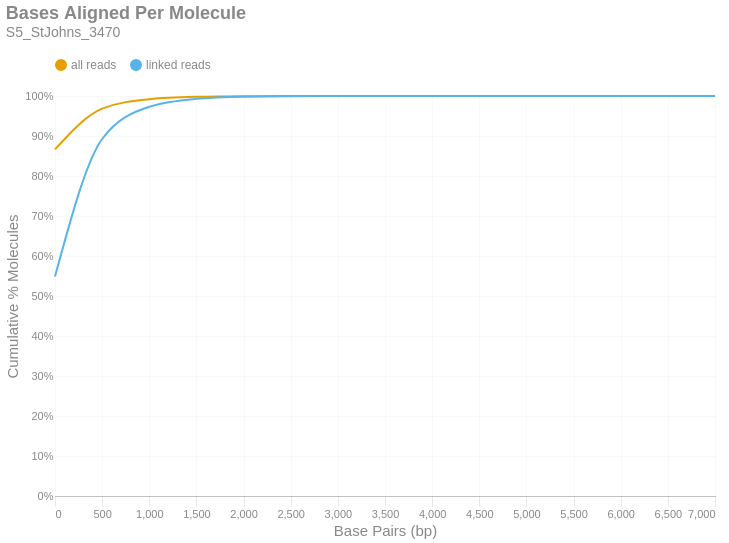

Notebook code for this chart:
### Markdown cell above
### Bases Aligned Per Molecule
This is a cumulative frequency distribution showing the number of base pairs aligned per unique molecule. These data are shown in 500 bp bins. There are two distributions: one with `all reads` (yellow) and another with only `linked reads` (blue). The percent of molecules in the `linked reads` distribution is relative to the total number of linked molecules.

### Code cell
if SKIPLR:
    print_html(f"Skipped")
else:
    binned_df = consolidated_hist(valids['aligned_bp'], mask, 500, True)
    with SafeRender(binned_df):
        (
            density_plot(binned_df, 'Bases Aligned Per Molecule', samplename, 'basesper')
            .encode(
                x=alt.X('bin:Q', title="Base Pairs (bp)").axis(tickMinStep=500).scale(padding=0),
                y=alt.Y('value:Q', title='Cumulative % Molecules')
                    .axis(format='%')
                    .scale(domain = [0,1])
                    .stack(False),
                color=alt.Color("key:N").scale(domain = ["all reads", "linked reads"]),
                tooltip = [
                    alt.Tooltip("key:N", title = "Data Type"),
                    alt.Tooltip("range_label:N", title="Bases Aligned Per Molecule"),
                    alt.Tooltip("value:Q", format = ".2%", title="% Molecules (Cum.)")
                ]
            )
        ).display()

### Figure 1 — Vega-Lite specification as saved in the notebook (floating-point values rounded to 4 significant figures)
{"width": "container", "height": 400, "config": {"title": {"anchor": "start", "dy": -15, "fontSize": 18, "color": "#888888", "subtitleColor": "#888888", "subtitleFontSize": 14}, "arc": {"fill": "#0072B2"}, "axis": {"domainColor": "#888888", "domainWidth": 0.5, "gridWidth": 0.2, "grid": false, "titleFontWeight": 400, "titleFontSize": 15, "labelFontSize": 11, "labelColor": "#888888", "tickColor": "#888888", "tickWidth": 0.2, "titleColor": "#888888"}, "axisBand": {"grid": false}, "axisX": {"grid": true, "tickSize": 10, "domainCap": "round"}, "axisY": {"domain": false, "grid": true, "tickSize": 0, "domainCap": "round"}, "background": "transparent", "header": {"labelFontSize": 15, "labelColor": "#888888", "titleFontSize": 15, "titleFontWeight": 600, "titleColor": "#888888"}, "legend": {"labelFont": "sans-serif", "labelFontSize": 12, "labelColor": "#888888", "symbolSize": 100, "symbolType": "circle", "titleFontSize": 12, "titlePadding": 10, "titleColor": "#888888", "title": null, "orient": "top"}, "range": {"category": ["#E69F00", "#56B4E9", "#009E73", "#F0E442", "#0072B2", "#D55E00", "#CC79A7", "#000000"], "diverging": ["#cfe8f3", "#a2d4ec", "#73bfe2", "#46abdb", "#1696d2", "#12719e"]}, "area": {"fill": "#0072B2", "fillOpacity": 0.7, "line": true, "strokeOpacity": 0.7}, "line": {"color": "#0072B2", "stroke": "#0072B2", "strokeWidth": 2}, "trail": {"color": "#0072B2", "stroke": "#0072B2", "strokeWidth": 0, "size": 1}, "point": {"filled": true, "fillOpacity": 1.0, "size": 95}, "text": {"color": "#888888", "fontSize": 11, "align": "right", "fontWeight": 400, "size": 11}, "bar": {"fill": "#0072B2", "stroke": null}, "view": {"stroke": null, "continuousWidth": 660, "continuousHeight": 400}}, "data": {"name": "data-7b786ce688bd86c3a7520bc5d14fce31"}, "mark": {"type": "line", "interpolate": "monotone", "point": {"opacity": 0, "size": 275}}, "encoding": {"color": {"field": "key", "scale": {"domain": ["all reads", "linked reads"]}, "type": "nominal"}, "tooltip": [{"field": "key", "title": "Data Type", "type": "nominal"}, {"field": "range_label", "title": "Bases Aligned Per Molecule", "type": "nominal"}, {"field": "value", "format": ".2%", "title": "% Molecules (Cum.)", "type": "quantitative"}], "x": {"axis": {"tickMinStep": 500}, "field": "bin", "scale": {"padding": 0}, "title": "Base Pairs (bp)", "type": "quantitative"}, "y": {"axis": {"format": "%"}, "field": "value", "scale": {"domain": [0, 1]}, "stack": false, "title": "Cumulative % Molecules", "type": "quantitative"}}, "params": [{"name": "param_c36ac31b6afebe62", "select": {"type": "point", "fields": ["key"]}, "bind": "legend"}], "title": {"text": "Bases Aligned Per Molecule", "subtitle": "S5_StJohns_3470"}, "transform": [{"fold": ["all reads (cumsum)", "linked reads (cumsum)"]}, {"calculate": "replace(datum.key, ' (cumsum)', '')", "as": "key"}, {"filter": {"param": "param_c36ac31b6afebe62"}}], "usermeta": {"embedOptions": {"downloadFileName": "S5_StJohns_3470.basesper"}}, "$schema": "https://vega.github.io/schema/vega-lite/v6.1.0.json", "datasets": {"data-7b786ce688bd86c3a7520bc5d14fce31": [{"bin": "0.0", "interval": "0.0-500.0", "all reads": 0.8665, "linked reads": 0.5488, "all reads (cumsum)": 0.8665, "linked reads (cumsum)": 0.5488, "range_label": "0-499"}, {"bin": "500.0", "interval": "500.0-1000.0", "all reads": 0.1018, "linked reads": 0.3436, "all reads (cumsum)": 0.9683, "linked reads (cumsum)": 0.8924, "range_label": "500-999"}, {"bin": "1000.0", "interval": "1000.0-1500.0", "all reads": 0.02379, "linked reads": 0.08068, "all reads (cumsum)": 0.9921, "linked reads (cumsum)": 0.9731, "range_label": "1000-1499"}, {"bin": "1500.0", "interval": "1500.0-2000.0", "all reads": 0.005868, "linked reads": 0.0199, "all reads (cumsum)": 0.9979, "linked reads (cumsum)": 0.993, "range_label": "1500-1999"}, {"bin": "2000.0", "interval": "2000.0-2500.0", "all reads": 0.001524, "linked reads": 0.005169, "all reads (cumsum)": 0.9995, "linked reads (cumsum)": 0.9982, "range_label": "2000-2499"}, {"bin": "2500.0", "interval": "2500.0-3000.0", "all reads": 0.0003637, "linked reads": 0.001234, "all reads (cumsum)": 0.9998, "linked reads (cumsum)": 0.9994, "range_label": "2500-2999"}, {"bin": "3000.0", "interval": "3000.0-3500.0", "all reads": 0.0001104, "linked reads": 0.0003745, "all reads (cumsum)": 0.9999, "linked reads (cumsum)": 0.9998, "range_label": "3000-3499"}, {"bin": "3500.0", "interval": "3500.0-4000.0", "all reads": 3.828e-05, "linked reads": 0.0001298, "all reads (cumsum)": 1.0, "linked reads (cumsum)": 0.9999, "range_label": "3500-3999"}, {"bin": "4000.0", "interval": "4000.0-4500.0", "all reads": 1.398e-05, "linked reads": 4.742e-05, "all reads (cumsum)": 1.0, "linked reads (cumsum)": 1.0, "range_label": "4000-4499"}, {"bin": "4500.0", "interval": "4500.0-5000.0", "all reads": 4.442e-06, "linked reads": 1.507e-05, "all reads (cumsum)": 1.0, "linked reads (cumsum)": 1.0, "range_label": "4500-4999"}, {"bin": "5000.0", "interval": "5000.0-5500.0", "all reads": 1.307e-06, "linked reads": 4.432e-06, "all reads (cumsum)": 1.0, "linked reads (cumsum)": 1.0, "range_label": "5000-5499"}, {"bin": "5500.0", "interval": "5500.0-6000.0", "all reads": 6.533e-07, "linked reads": 2.216e-06, "all reads (cumsum)": 1.0, "linked reads (cumsum)": 1.0, "range_label": "5500-5999"}, {"bin": "6000.0", "interval": "6000.0-6500.0", "all reads": 2.613e-07, "linked reads": 8.863e-07, "all reads (cumsum)": 1.0, "linked reads (cumsum)": 1.0, "range_label": "6000-6499"}, {"bin": "6500.0", "interval": "6500.0-7000.0", "all reads": 0.0, "linked reads": 0.0, "all reads (cumsum)": 1.0, "linked reads (cumsum)": 1.0, "range_label": "6500-6999"}, {"bin": "7000.0", "interval": "7000.0-7500.0", "all reads": 1.307e-07, "linked reads": 4.432e-07, "all reads (cumsum)": 1.0, "linked reads (cumsum)": 1.0, "range_label": "7000-7499"}]}}
